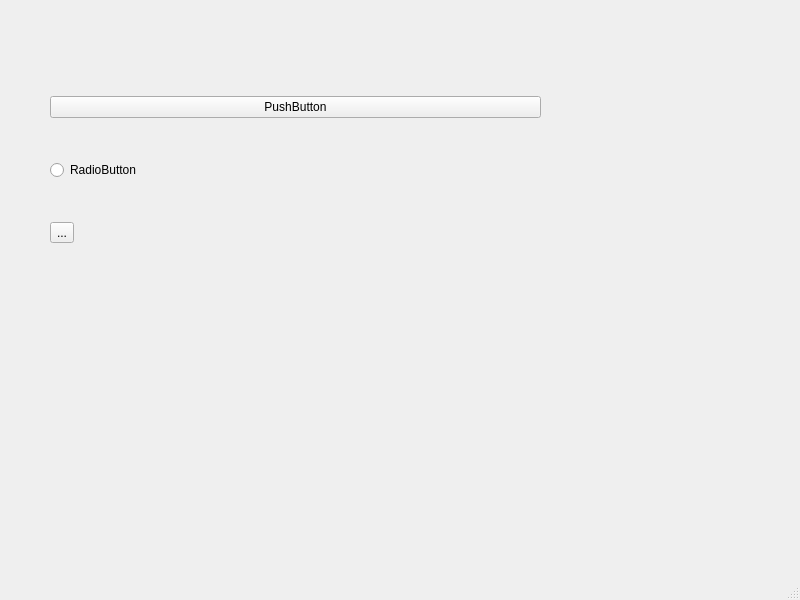
<?xml version="1.0" encoding="UTF-8"?>
<ui version="4.0">
 <class>MainWindow</class>
 <widget class="QMainWindow" name="MainWindow">
  <property name="geometry">
   <rect>
    <x>0</x>
    <y>0</y>
    <width>800</width>
    <height>600</height>
   </rect>
  </property>
  <property name="windowTitle">
   <string>MainWindow</string>
  </property>
  <widget class="QWidget" name="centralwidget">
   <widget class="QWidget" name="verticalLayoutWidget">
    <property name="geometry">
     <rect>
      <x>50</x>
      <y>60</y>
      <width>491</width>
      <height>221</height>
     </rect>
    </property>
    <layout class="QVBoxLayout" name="verticalLayout">
     <item>
      <widget class="QPushButton" name="pushButton">
       <property name="text">
        <string>PushButton</string>
       </property>
      </widget>
     </item>
     <item>
      <widget class="QRadioButton" name="radioButton">
       <property name="text">
        <string>RadioButton</string>
       </property>
      </widget>
     </item>
     <item>
      <widget class="QToolButton" name="toolButton">
       <property name="text">
        <string>...</string>
       </property>
      </widget>
     </item>
    </layout>
   </widget>
  </widget>
  <widget class="QMenuBar" name="menubar">
   <property name="geometry">
    <rect>
     <x>0</x>
     <y>0</y>
     <width>800</width>
     <height>24</height>
    </rect>
   </property>
  </widget>
  <widget class="QStatusBar" name="statusbar"/>
 </widget>
 <resources/>
 <connections/>
</ui>
